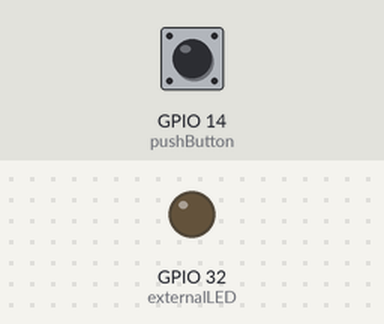
The sketch below on a simulated ESP32. On the bench: output pins drawn as LEDs (lit = HIGH). Dashed ring = blinking. Inputs (shaded band) come from the test bench; at power-on: GPIO 14 (pushButton) HIGH.

Above: at 1.2 s.
1.3 s: GPIO 14 (pushButton) pulled LOW for 1 s
At 1.55 s:
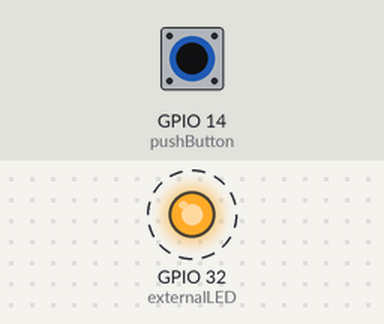
4.3 s: GPIO 14 (pushButton) pulled LOW for 3.2 s
At 8.5 s:
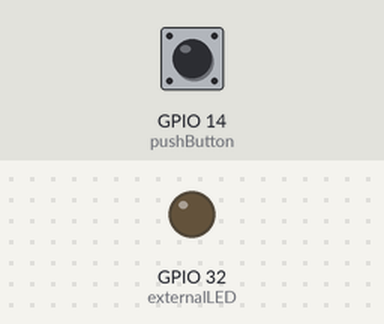
Timing chart, 0 to 10.0 s (numbered marks = the images above; inputs shaded):
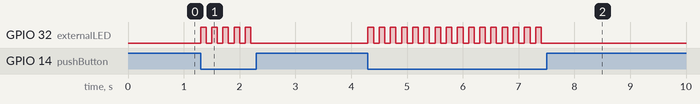

The sketch:

Exercise_2_Blink.ino
```cpp
// MyThing.ino
// COM3505 lab exercises sketch template

int pushButton = 14;
int externalLED = 32;
int state = 0;
int previousMills;
unsigned long interval = 100;


// initialisation entry point
void setup() {
  // initialize digital pin LED_BUILTIN as an output.
  pinMode(pushButton, INPUT_PULLUP);
  pinMode(externalLED, OUTPUT);
  Serial.begin(115200);
}

// task loop entry point
void loop() {
  unsigned long currentMills = millis();
  int button = digitalRead(pushButton);
  if (currentMills - previousMills >= interval && button == 0) {
    previousMills = currentMills;

    if (state == 0) { state = 1;}
    else {state = 0;};

  }
  digitalWrite(externalLED, state);
}
```

Measured:
- after the input at 1.3 s, GPIO 32 (externalLED): alternates HIGH for 0.10 s and LOW for 0.10 s, 10 changes in all, then stays LOW, starting at once
- after the input at 4.3 s, GPIO 32 (externalLED): alternates HIGH for 0.10 s and LOW for 0.10 s, 32 changes in all, then stays LOW, starting at once
